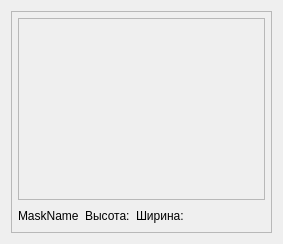
<?xml version="1.0" encoding="UTF-8"?>
<ui version="4.0">
 <class>ImageInfoWidget</class>
 <widget class="QWidget" name="ImageInfoWidget">
  <property name="geometry">
   <rect>
    <x>0</x>
    <y>0</y>
    <width>283</width>
    <height>244</height>
   </rect>
  </property>
  <layout class="QVBoxLayout" name="verticalLayout_2">
   <item>
    <widget class="QFrame" name="frame">
     <property name="sizePolicy">
      <sizepolicy hsizetype="MinimumExpanding" vsizetype="MinimumExpanding">
       <horstretch>0</horstretch>
       <verstretch>0</verstretch>
      </sizepolicy>
     </property>
     <property name="frameShape">
      <enum>QFrame::StyledPanel</enum>
     </property>
     <property name="frameShadow">
      <enum>QFrame::Sunken</enum>
     </property>
     <property name="lineWidth">
      <number>3</number>
     </property>
     <property name="midLineWidth">
      <number>0</number>
     </property>
     <layout class="QVBoxLayout" name="verticalLayout">
      <property name="margin">
       <number>6</number>
      </property>
      <item>
       <widget class="QFrame" name="imageFrame">
        <property name="frameShape">
         <enum>QFrame::StyledPanel</enum>
        </property>
        <property name="frameShadow">
         <enum>QFrame::Raised</enum>
        </property>
        <property name="lineWidth">
         <number>1</number>
        </property>
        <layout class="QGridLayout" name="gridLayout_2">
         <property name="margin">
          <number>0</number>
         </property>
         <property name="spacing">
          <number>0</number>
         </property>
         <item row="0" column="0">
          <widget class="ICEGUI_NS::ImageWidget" name="imageWidget" native="true">
           <property name="sizePolicy">
            <sizepolicy hsizetype="Expanding" vsizetype="Expanding">
             <horstretch>0</horstretch>
             <verstretch>0</verstretch>
            </sizepolicy>
           </property>
          </widget>
         </item>
        </layout>
       </widget>
      </item>
      <item>
       <layout class="QHBoxLayout" name="horizontalLayout">
        <item>
         <widget class="QLabel" name="maskName">
          <property name="text">
           <string>MaskName</string>
          </property>
         </widget>
        </item>
        <item>
         <widget class="QLabel" name="heigthL">
          <property name="text">
           <string>Высота:</string>
          </property>
         </widget>
        </item>
        <item>
         <widget class="QLabel" name="widthL">
          <property name="text">
           <string>Ширина:</string>
          </property>
         </widget>
        </item>
        <item>
         <spacer name="horizontalSpacer">
          <property name="orientation">
           <enum>Qt::Horizontal</enum>
          </property>
          <property name="sizeHint" stdset="0">
           <size>
            <width>0</width>
            <height>20</height>
           </size>
          </property>
         </spacer>
        </item>
       </layout>
      </item>
     </layout>
    </widget>
   </item>
  </layout>
 </widget>
 <customwidgets>
  <customwidget>
   <class>ICEGUI_NS::ImageWidget</class>
   <extends>QWidget</extends>
   <header>imagewidget.h</header>
   <container>1</container>
  </customwidget>
 </customwidgets>
 <resources>
  <include location="../icegui.qrc"/>
 </resources>
 <connections/>
</ui>
